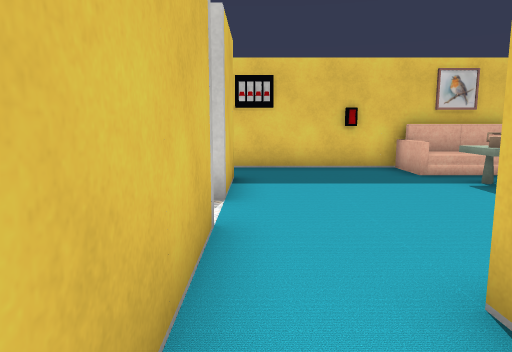
View 1 (above)

13 first-person views from a walk through a scene from a Unity 3-D project. The camera is 1.2 m above the floor, tilts 8° down and sees 70° across. The floor is counted in squares, 1 m on a side. Each view is taken from the middle of a square. On the plan, view 1 faces up. The plan holds only what a view shows up to about 15 squares ahead; the rest is blank. The place goes on beyond the plan. The player character is not drawn. Door leaves are left out, so doorways stand open. Some surface patterns are stand-ins.

View 2
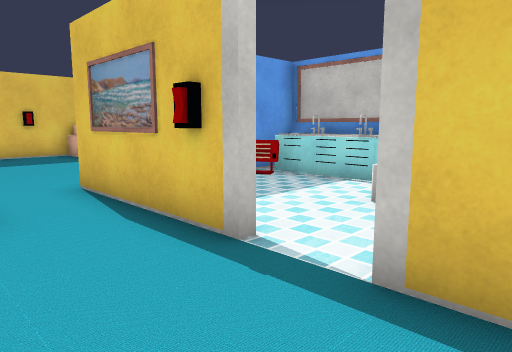

View 3
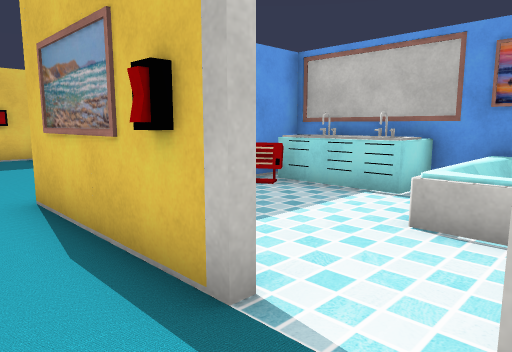

View 4
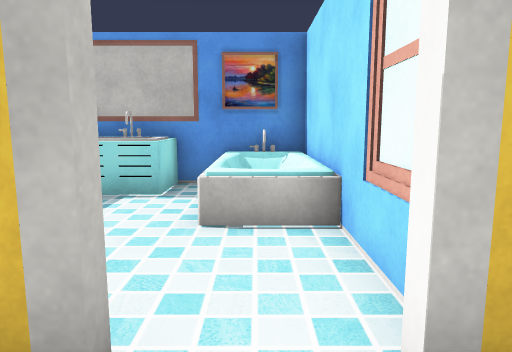

View 5
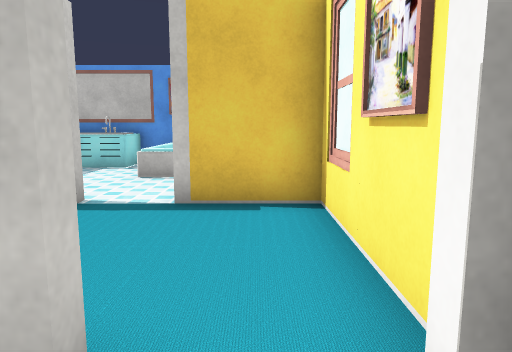

View 6
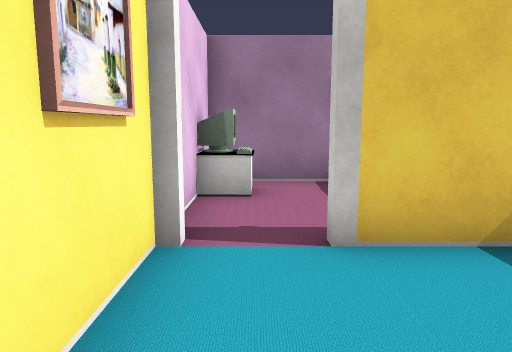

View 7
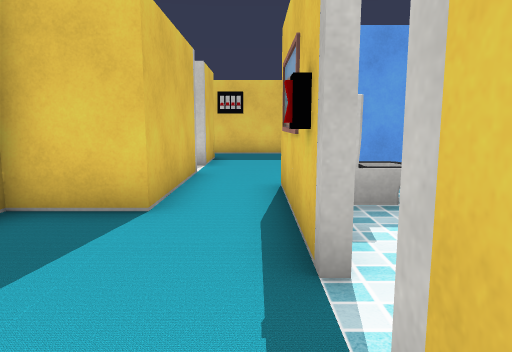

View 8
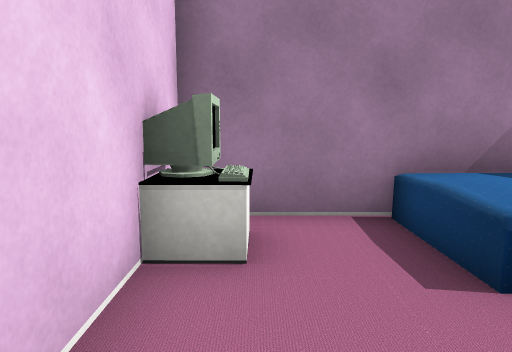

View 9
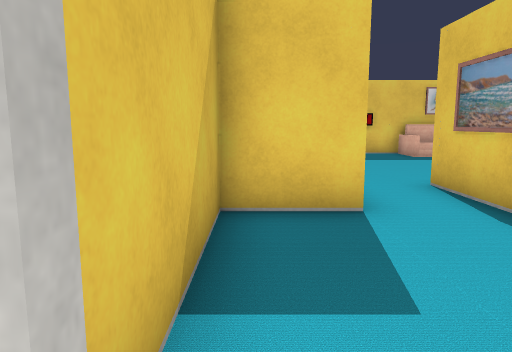

View 10
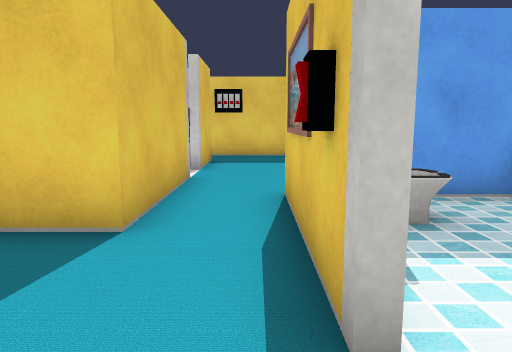

View 11
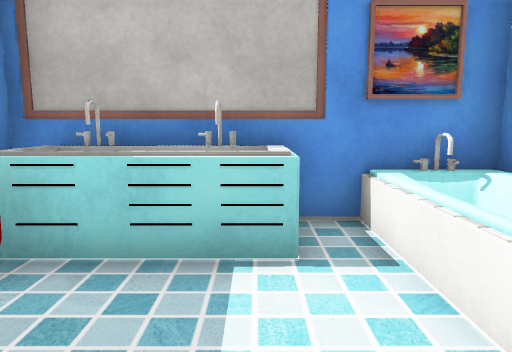

View 12
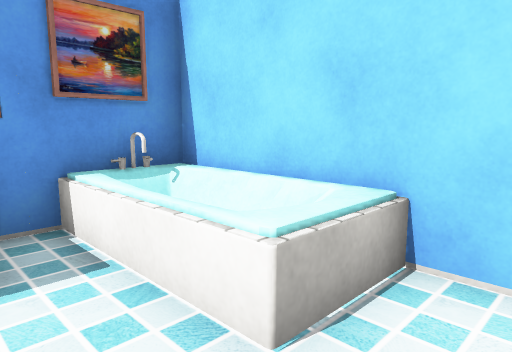

View 13
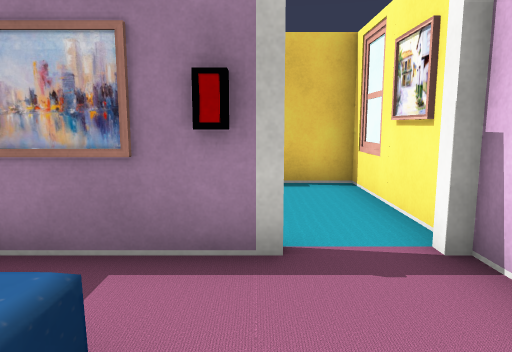

### Floor plan
Points are (right, up) in squares from view 1. A wall is a line through its corners. A room is listed if a view was taken in it or the views show most of it. See-through windows are left out.
Room 1 (views 1, 2, 3, 4, 6, 7, 8, 9, 10)
walls: (1.5, -2.3) (1.5, -0.5); (-0.5, 0.5) (-0.5, 0) (-2.5, 0); (-2.5, -0.5) (-2.5, -3.6); (-2.5, -6) (1.5, -6) (1.5, -3.7)
ways out: open door at (-3, -5) to room 2; open door at (2, -3) to room 3; opening at (0.5, 0.5)
objects: other object (1, -2)
Room 2 (views 5, 13)
walls: (-6.7, -1.6) (-6.7, -6) (-2.8, -6); (-2.8, -3.6) (-2.8, -1.6)
ways out: open door at (-3, -5) to room 1
objects: other object (-6, -5) to (-5, -5); bed (-6, -3) to (-5, -2); other object (-3, -4)
Room 3 (views 11, 12)
walls: (2.3, -4) (7.5, -4) (7.5, 2) (3, 2)
ways out: open door at (2, -3) to room 1
objects: other object (3, 0) to (3, 1); other object (4, -3) to (7, -2); other object (6, -1) to (7, 1); heater (6, 1); painting (7, -3)

Positions as (right, up) in squares from view 1, and headings:
1: (0, 0), facing up
2: (-1, -5), facing up-right
3: (0, -4), facing up-right
4: (0, -3), facing right
5: (-4, -5), facing right
6: (1, -5), facing left
7: (1, -5), facing up
8: (-2, -5), facing left
9: (-2, -5), facing up
10: (1, -4), facing up
11: (3, -1), facing right
12: (3, -1), facing down-right
13: (-6, -4), facing right
